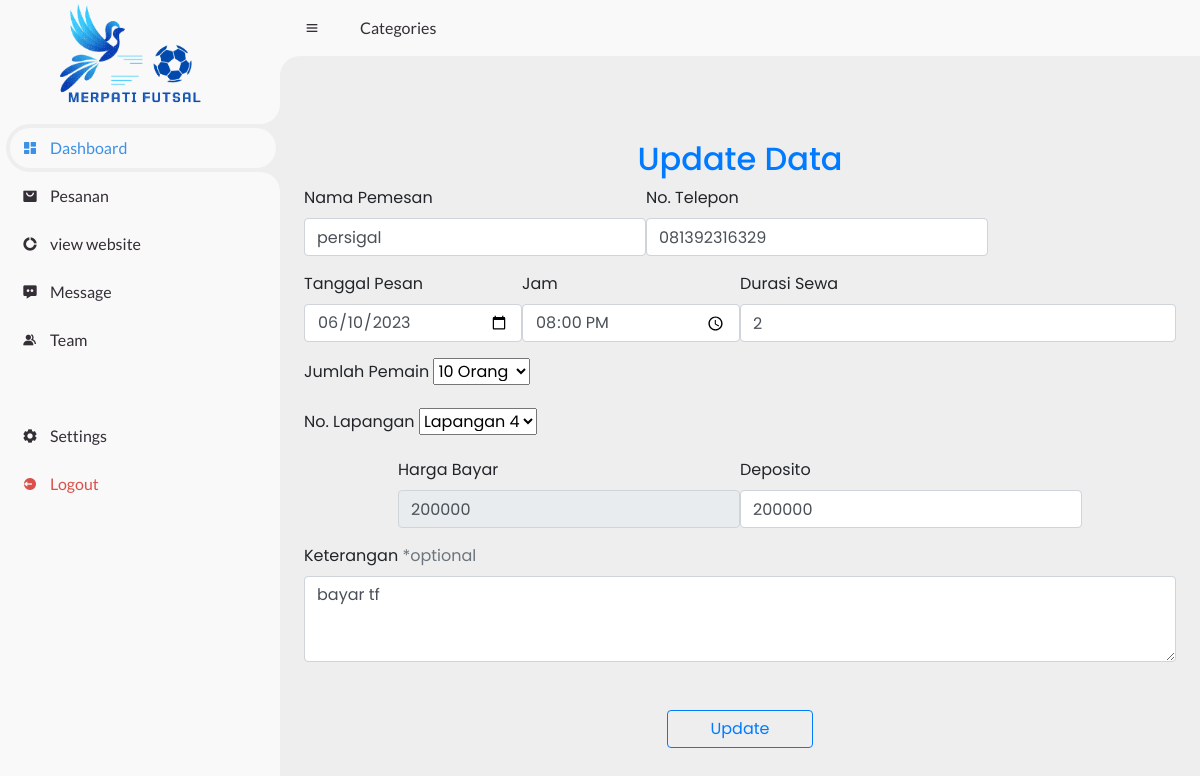
Page /admin1/fitur/edit.php?id=56 on the committed database.
### tables this page shows
CREATE TABLE `booking` (
  `id` int(11) NOT NULL,
  `nama` varchar(255) NOT NULL,
  `no_telepon` varchar(255) NOT NULL,
  `tanggal` date NOT NULL,
  `waktu` time NOT NULL,
  `durasi` int(11) NOT NULL,
  `jumlah_pemain` int(11) NOT NULL,
  `no_lapangan` int(11) NOT NULL,
  `harga` int(11) NOT NULL,
  `deposito` varchar(255) NOT NULL,
  `keterangan` varchar(255) DEFAULT NULL
);

### admin1/fitur/edit.php (the view, shortened to what this page needs)
<?php
include('../proses/connection.php');
$id = $_GET['id'];
$query = mysqli_query($connect, "SELECT * FROM booking WHERE id='$id' ");
$result = mysqli_fetch_all($query, MYSQLI_ASSOC);
?>
<!DOCTYPE html>
<html lang="en">
  <head>
 <link href="https://unpkg.com/boxicons@2.0.9/css/boxicons.min.css" rel="stylesheet" />
    <link rel="stylesheet" href="../style.css" />
    <link href="https://unpkg.com/boxicons@2.0.9/css/boxicons.min.css" rel="stylesheet" />
    <link rel="stylesheet" href="https://maxcdn.bootstrapcdn.com/bootstrap/4.5.2/css/bootstrap.min.css" />
    <link rel="stylesheet" href="https://cdnjs.cloudflare.com/ajax/libs/font-awesome/5.15.4/css/all.min.css" />
    <link rel="stylesheet" href="../style.css?=<?php echo time(); ?>" />
  </head>
  <body>
    <section id="sidebar">
      <a href="#" class="brand">
        <span><img src="../../pages-user/image/Biru Putih Ilustrasi Logo Tim Olahraga.png" class="imagelogo" alt=""></span>
      </a>
      <ul class="side-menu top">
        <li class="active">
          <a href="../home.php">
            <i class="bx bxs-dashboard"></i>
            <span class="text">Dashboard</span>
          </a>
        </li>
        <li>
          <a href="../pesanan.php">
            <i class="bx bxs-shopping-bag-alt"></i>
            <span class="text">Pesanan</span>
          </a>
        </li>
        <li>
          <a href="../../index.php">
            <i class="bx bxs-doughnut-chart"></i>
            <span class="text">view website</span>
          </a>
        </li>
        <li>
          <a href="#">
            <i class="bx bxs-message-dots"></i>
            <span class="text">Message</span>
          </a>
        </li>
        <li>
          <a href="#">
            <i class="bx bxs-group"></i>
            <span class="text">Team</span>
          </a>
        </li>
      </ul>
      <ul class="side-menu">
        <li>
          <a href="#">
            <i class="bx bxs-cog"></i>
            <span class="text">Settings</span>
          </a>
        </li>
        <li>
          <a href="#" class="logout">
            <i class="bx bxs-log-out-circle"></i>
            <span class="text">Logout</span>
          </a>
        </li>
      </ul>
    </section>
    <section id="content">
         <nav>
        <i class="bx bx-menu"></i>
        <a href="#" class="nav-link">Categories</a>
      </nav>
      <main>
    <div class="d-flex justify-content-center mt-5">
            <h2 class="text-primary fw-medium">Update Data</h2>
        </div>
            <table class="table mt-3 table-striped table-hover table table-bordered table-invoice-full">
            <form action="update.php" method="post">
                <div class="d-flex flex-row  column-gap-3">
                    <div class="form-floating mb-3">
                        <label for="nama" class="form-label">Nama Pemesan</label>
                        <input type="text" class="form-control" id="nama" name="nama" placeholder="Nama Pemesan" required value="<?php echo $result[0]['nama']; ?>">
                    </div>
                    <div class="form-floating mb-3">
                         <label for="noTelepon" class="form-label">No. Telepon</label>
                        <input type="text" class="form-control" id="noTelepon" name="no_telepon" placeholder="No. Telepon" required value="<?php echo $result[0]['no_telepon']; ?>">
                    </div>
                </div>
                <div class="d-flex flex-row justify-content-center column-gap-3">
                    <div class="mb-3 w-25">
                        <label for="tanggal" class="form-label">Tanggal Pesan</label>
                        <input type="date" class="form-control" id="tanggal" name="tanggal" required value="<?php echo $result[0]['tanggal']; ?>">
                    </div>
                    <div class="mb-3 w-25">
                        <label for="waktu" class="form-label">Jam</label>
                        <input type="time" class="form-control" id="waktu" name="waktu" required value="<?php echo $result[0]['waktu']; ?>">
                    </div>
                    <div class="mb-3 w-50">
                        <label for="durasi" class="form-label">Durasi Sewa</label>
                        <input type="number" class="form-control" id="durasi" name="durasi" placeholder="*hitungan jam" required value="<?php echo $result[0]['durasi']; ?>">
                    </div>
                </div>
                <div class="mb-3">
                    <label for="jumlahPemain" class="form-label">Jumlah Pemain</label>
                    <select class="form-select" name="jumlah_pemain" id="jumlahPemain">
                        <option value="10" <?php echo ($result[0]['jumlah_pemain'] == "10") ? 'selected' : ''; ?>>10 Orang</option>
                    </select>
                </div>
                <div class="mb-3">
                    <label for="noLapangan" class="form-label">No. Lapangan</label>
                    <select class="form-select" name="no_lapangan" id="noLapangan">
                        <option value="4" <?php echo ($result[0]['no_lapangan'] == "4") ? 'selected' : ''; ?>>Lapangan 4</option>
                    </select>
                </div>
                <div class="d-flex flex-row justify-content-center gap-3">
                    <div class="mb-3">
                        <label for="harga" class="form-label">Harga Bayar</label>
                        <input type="number" class="form-control" id="harga" name="harga" readonly value="<?php echo $result[0]['harga']; ?>">
                    </div>
                    <div class="mb-3">
                        <label for="deposito" class="form-label">Deposito</label>
                        <input type="text" class="form-control" id="deposito" name="deposito" required value="<?php echo $result[0]['deposito']; ?>">
                    </div>
                </div>
                <div class="mb-5">
                    <label for="keterangan" class="form-label">Keterangan <span class="text-secondary">*optional</span></label>
                    <textarea class="form-control" name="keterangan" id="keterangan" cols="30" rows="3"><?php echo $result[0]['keterangan']; ?></textarea>
                </div>
                <div class="d-flex justify-content-center">
                    <button type="submit" class="btn btn-outline-primary col-2">Update</button>
                </div>
            </form>
</table>
      </main>
    </section>
  </body>
</html>

### admin1/style.css (style rules this page uses)
* { margin: 0; padding: 0; box-sizing: border-box; }
a { text-decoration: none; }
li { list-style: none; }
:root { --poppins: "Poppins", sans-serif; --lato: "Lato", sans-serif; --light: #f9f9f9; --blue: #3c91e6; --light-blue: #cfe8ff; --grey: #eee; --dark-grey: #aaaaaa; --dark: #342e37; --red: #db504a; --yellow: #ffce26; --light-yellow: #fff2c6; --orange: #fd7238; --light-orange: #ffe0d3; }
html { overflow-x: hidden; }
.imagelogo { width: 150px; height: 150px; position: absolute; top: -20px; left: 52px; }
body { background: var(--grey); overflow-x: hidden; }
#sidebar { position: fixed; top: 0; left: 0; width: 280px; height: 100%; background: var(--light); z-index: 2000; font-family: var(--lato); transition: 0.3s ease; overflow-x: hidden; scrollbar-width: none; }
#sidebar .brand { font-size: 24px; font-weight: 700; height: 56px; display: flex; align-items: center; color: var(--blue); position: sticky; top: 0; left: 0; background: var(--light); z-index: 500; padding-bottom: 20px; box-sizing: content-box; }
#sidebar .side-menu { width: 100%; margin-top: 48px; }
#sidebar .side-menu li { height: 48px; background: transparent; margin-left: 6px; border-radius: 48px 0 0 48px; padding: 4px; }
#sidebar .side-menu li.active { background: var(--grey); position: relative; }
#sidebar .side-menu li.active::before { content: ""; position: absolute; width: 40px; height: 40px; border-radius: 50%; top: -40px; right: 0; box-shadow: 20px 20px 0 var(--grey); z-index: -1; }
#sidebar .side-menu li.active::after { content: ""; position: absolute; width: 40px; height: 40px; border-radius: 50%; bottom: -40px; right: 0; box-shadow: 20px -20px 0 var(--grey); z-index: -1; }
#sidebar .side-menu li a { width: 100%; height: 100%; background: var(--light); display: flex; align-items: center; border-radius: 48px; font-size: 16px; color: var(--dark); white-space: nowrap; overflow-x: hidden; }
#sidebar .side-menu.top li.active a { color: var(--blue); }
#sidebar .side-menu li a.logout { color: var(--red); }
#sidebar .side-menu li a .bx { min-width: calc(60px - ((4px + 6px) * 2)); display: flex; justify-content: center; }
#content { position: relative; width: calc(100% - 280px); left: 280px; transition: 0.3s ease; }
#content nav { height: 56px; background: var(--light); padding: 0 24px; display: flex; align-items: center; grid-gap: 24px; font-family: var(--lato); position: sticky; top: 0; left: 0; z-index: 1000; }
#content nav::before { content: ""; position: absolute; width: 40px; height: 40px; bottom: -40px; left: 0; border-radius: 50%; box-shadow: -20px -20px 0 var(--light); }
#content nav a { color: var(--dark); }
#content nav .bx.bx-menu { cursor: pointer; color: var(--dark); }
#content nav .nav-link { font-size: 16px; transition: 0.3s ease; }
#content main { width: 100%; padding: 36px 24px; font-family: var(--poppins); max-height: calc(100vh - 56px); overflow-y: auto; }

### rows in the picture
booking: nama "persigal", no_telepon "081392316329", tanggal "06/10/2023", waktu "20:00:00", durasi "2", jumlah_pemain "10 Orang", no_lapangan "Lapangan 4", harga "200000", deposito "200000", keterangan "bayar tf"
